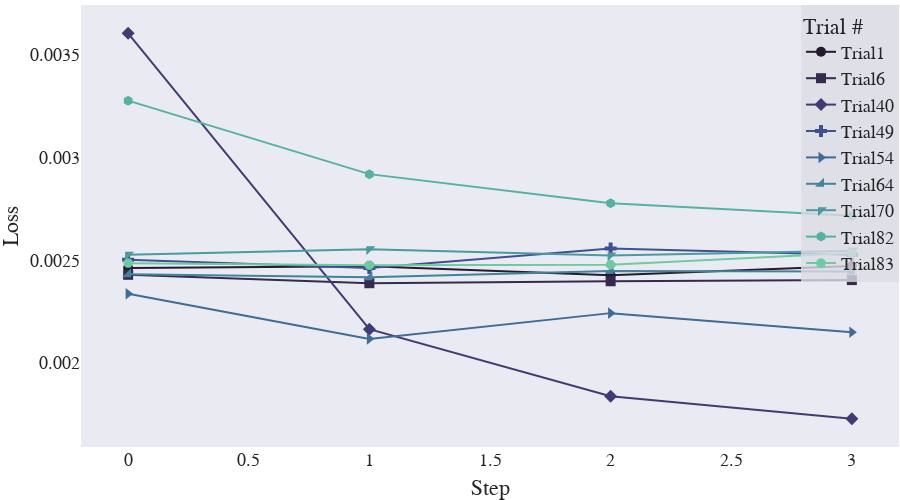

Source (notebook cell):
### Code cell
imp.reload(cplot)
scope = PlotlyScope()
iceice=px.colors.sequential.deep_r.copy()
iceice[-3]="#338866"
print(iceice)
fig=cplot.get_intermediate_plot(study,max_experiments=9,max_num_steps=50,color_scale=iceice)


fig.update_layout(
    autosize=False,title_text='Loss Per Training Step', title=None, title_x=0.5, title_y=0.98,
    template="seaborn",
width=900,height=500,
    font_family="Times New Roman",
    font_size=18,
    title_font_family="Times New Roman",
    title_font_size=30,
    margin=dict(l=0, t=5,r=1,  b=1),
    legend_title_text="Trial #",
                  legend=dict(
                      bgcolor='rgba(220,220,230,0.8)',
                  orientation="v",
                yanchor="top",
                y=1,
                xanchor="right",x=1)
    )
fig.update_xaxes(showgrid=False,zeroline=False,)
fig.update_yaxes(showgrid=False,zeroline=False,title_text="Loss")

with open("loss_per_traininground2.pdf", "wb") as f:
    f.write(scope.transform(fig, format="pdf",    width=1000,height=500,))
fig

### Figure 1 — Plotly figure (JSON) as saved in the notebook; plotly's stock layout.template omitted (floating-point values rounded to 4 significant figures)
{"data": [{"marker": {"color": "rgb(39, 26, 44)", "maxdisplayed": 10, "size": 10, "symbol": 0}, "mode": "lines+markers", "name": "Trial1", "type": "scatter", "x": [0, 1, 2, 3], "y": [0.002462, 0.002471, 0.002426, 0.002472]}, {"marker": {"color": "rgb(54, 43, 77)", "maxdisplayed": 10, "size": 10, "symbol": 1}, "mode": "lines+markers", "name": "Trial6", "type": "scatter", "x": [0, 1, 2, 3], "y": [0.002429, 0.002388, 0.002397, 0.002403]}, {"marker": {"color": "rgb(64, 60, 115)", "maxdisplayed": 10, "size": 10, "symbol": 2}, "mode": "lines+markers", "name": "Trial40", "type": "scatter", "x": [0, 1, 2, 3], "y": [0.003604, 0.002165, 0.001838, 0.001729]}, {"marker": {"color": "rgb(62, 82, 143)", "maxdisplayed": 10, "size": 10, "symbol": 3}, "mode": "lines+markers", "name": "Trial49", "type": "scatter", "x": [0, 1, 2, 3], "y": [0.002502, 0.002462, 0.002557, 0.002526]}, {"marker": {"color": "rgb(62, 108, 150)", "maxdisplayed": 10, "size": 10, "symbol": 8}, "mode": "lines+markers", "name": "Trial54", "type": "scatter", "x": [0, 1, 2, 3], "y": [0.002337, 0.002117, 0.002242, 0.002149]}, {"marker": {"color": "rgb(68, 130, 155)", "maxdisplayed": 10, "size": 10, "symbol": 10}, "mode": "lines+markers", "name": "Trial64", "type": "scatter", "x": [0, 1, 2, 3], "y": [0.002432, 0.002417, 0.002447, 0.002446]}, {"marker": {"color": "rgb(76, 153, 160)", "maxdisplayed": 10, "size": 10, "symbol": 12}, "mode": "lines+markers", "name": "Trial70", "type": "scatter", "x": [0, 1, 2, 3], "y": [0.002526, 0.002553, 0.002522, 0.002545]}, {"marker": {"color": "rgb(86, 177, 163)", "maxdisplayed": 10, "size": 10, "symbol": 14}, "mode": "lines+markers", "name": "Trial82", "type": "scatter", "x": [0, 1, 2, 3], "y": [0.003276, 0.002919, 0.002777, 0.002717]}, {"marker": {"color": "rgb(111, 201, 163)", "maxdisplayed": 10, "size": 10, "symbol": 16}, "mode": "lines+markers", "name": "Trial83", "type": "scatter", "x": [0, 1, 2, 3], "y": [0.002485, 0.002476, 0.002478, 0.002534]}], "layout": {"autosize": false, "font": {"family": "Times New Roman", "size": 18}, "height": 500, "legend": {"bgcolor": "rgba(220,220,230,0.8)", "orientation": "v", "title": {"text": "Trial #"}, "x": 1, "xanchor": "right", "y": 1, "yanchor": "top"}, "margin": {"b": 1, "l": 0, "r": 1, "t": 5}, "title": {"font": {"family": "Times New Roman", "size": 30}, "x": 0.5, "y": 0.98}, "width": 900, "xaxis": {"autorange": true, "range": [-0.1956, 3.196], "showgrid": false, "title": {"text": "Step"}, "type": "linear", "zeroline": false}, "yaxis": {"autorange": true, "range": [0.001591, 0.003742], "showgrid": false, "title": {"text": "Loss"}, "type": "linear", "zeroline": false}}}
